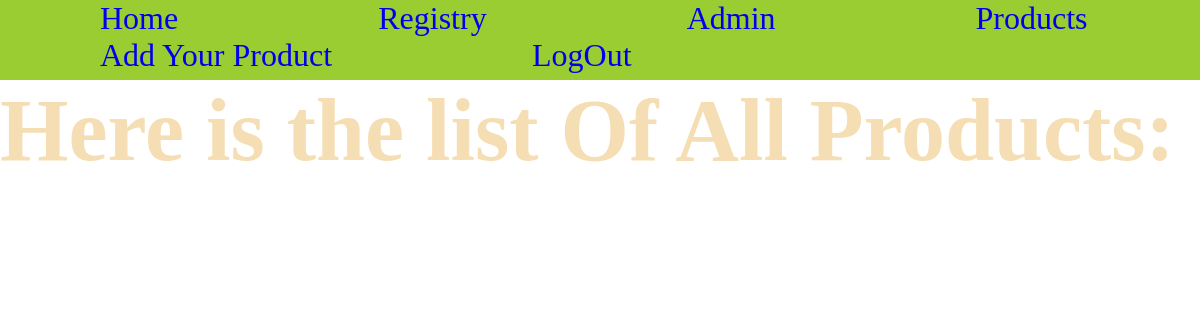
The app's page /basic_app/ (signed in), older data.
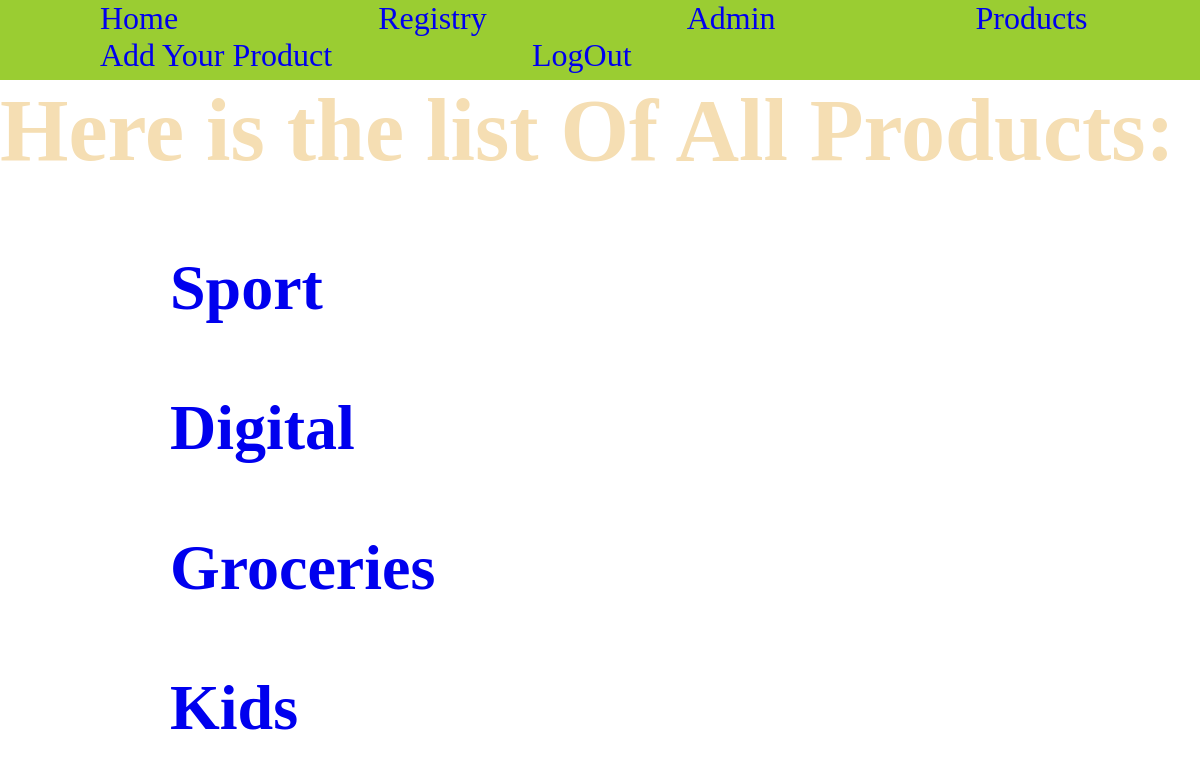
The same page, newer data.
### basic_app/models.py (models this page shows, shortened)
class PCategory(models.Model):
    cat_name = models.CharField(max_length=100)

### basic_app/views.py (the view)
class Products_Display(ListView):
    context_object_name = 'Categories'
    template_name = 'basic_app/Product_page.html'
    model = PCategory

### basic_app/templates/basic_app/Product_page.html
<!DOCTYPE html>
{% extends 'index.html' %}
{% block body-block %}
    <h1>Here is the list Of All Products:</h1>
    {% for category in Categories %}
    <ol>
        <h4><li><a href="{{ category.id }}/">{{ category.cat_name }}</a></li></h4>
    </ol>
    {% endfor %}
    {% endblock  %}

Row changes from the older to the newer data that the page shows:
added PCategory: cat_name "Sport"
added PCategory: cat_name "Digital"
added PCategory: cat_name "Groceries"
added PCategory: cat_name "Kids"
